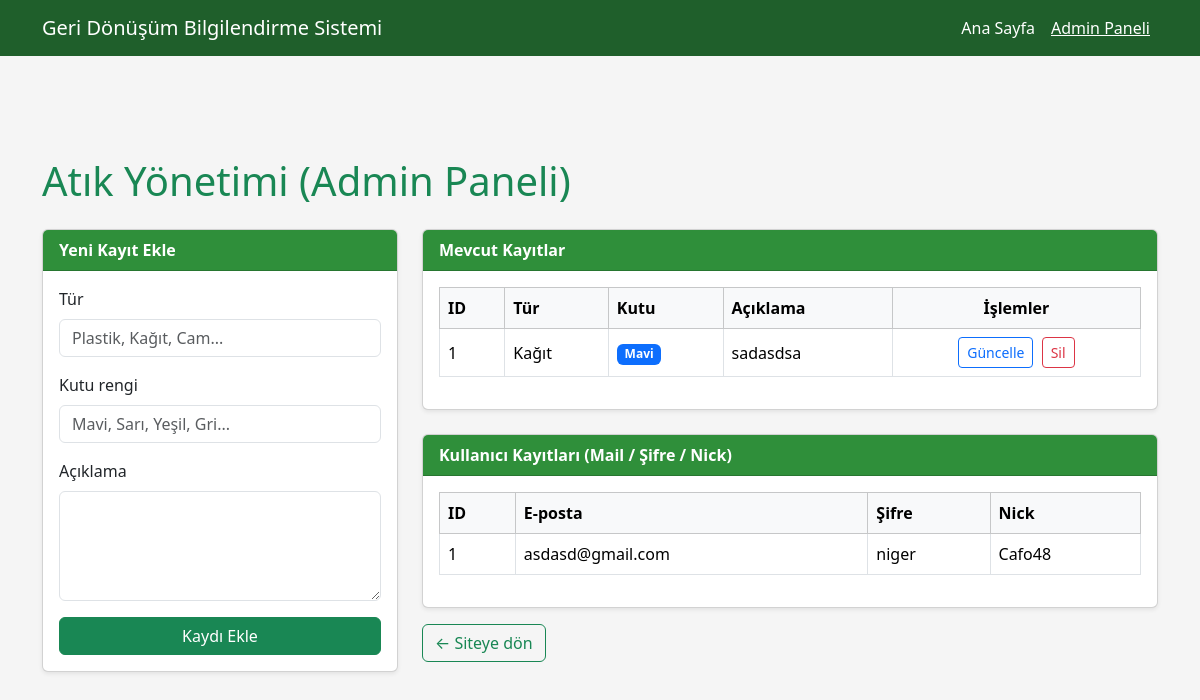
The page /admin on the database its author committed.
### app.py (models this page shows, shortened)
class Atik(db.Model):
    id = db.Column(db.Integer, primary_key=True)
    tur = db.Column(db.String(50), nullable=False)
    aciklama = db.Column(db.Text, nullable=False)
    kutu_rengi = db.Column(db.String(20), nullable=False)

class User(db.Model):
    id = db.Column(db.Integer, primary_key=True)
    email = db.Column(db.String(120), unique=True, nullable=False)
    password = db.Column(db.String(120), nullable=False)
    nickname = db.Column(db.String(80), nullable=False)

### app.py (the view)
@app.route("/admin")
def admin():
    atiklar = Atik.query.all()
    users = User.query.all()
    return render_template("admin.html", atiklar=atiklar, users=users)

### templates/admin.html (shortened to what this page needs)
<!DOCTYPE html>
<html lang="tr">
<head>
    <link
        href="https://cdn.jsdelivr.net/npm/bootstrap@5.3.3/dist/css/bootstrap.min.css"
        rel="stylesheet"
    >
</head>
<body>
<div class="top-banner">
</div>
<nav class="navbar navbar-expand-lg navbar-custom fixed-top">
    <div class="container">
        <a class="navbar-brand" href="{{ url_for('index') }}">Geri Dönüşüm Bilgilendirme Sistemi</a>
        <div class="collapse navbar-collapse" id="navAdmin">
            <ul class="navbar-nav ms-auto">
                <li class="nav-item">
                    <a class="nav-link" href="{{ url_for('index') }}">Ana Sayfa</a>
                </li>
                <li class="nav-item">
                    <a class="nav-link active" aria-current="page" href="{{ url_for('admin') }}">Admin Paneli</a>
                </li>
            </ul>
        </div>
    </div>
</nav>
<div class="container page-title">
    <h1 class="mb-4 text-success">Atık Yönetimi (Admin Paneli)</h1>
    <div class="row g-4">
        <div class="col-lg-4">
            <div class="card shadow-sm">
                <div class="card-header">
                    Yeni Kayıt Ekle
                </div>
                <div class="card-body">
                    <form action="{{ url_for('ekle') }}" method="post">
                        <div class="mb-3">
                            <label class="form-label">Tür</label>
                            <input type="text" class="form-control" name="tur"
                                   placeholder="Plastik, Kağıt, Cam..." required>
                        </div>
                        <div class="mb-3">
                            <label class="form-label">Kutu rengi</label>
                            <input type="text" class="form-control" name="kutu_rengi"
                                   placeholder="Mavi, Sarı, Yeşil, Gri..." required>
                        </div>
                        <div class="mb-3">
                            <label class="form-label">Açıklama</label>
                            <textarea class="form-control" name="aciklama" rows="4" required></textarea>
                        </div>
                        <button type="submit" class="btn btn-success w-100">Kaydı Ekle</button>
                    </form>
                </div>
            </div>
        </div>
        <div class="col-lg-8">
            <div class="card shadow-sm">
                <div class="card-header">
                    Mevcut Kayıtlar
                </div>
                <div class="card-body">
                    {% if atiklar %}
                        <div class="table-responsive">
                            <table class="table table-bordered align-middle">
                                <thead class="table-light">
                                <tr>
                                    <th>ID</th>
                                    <th>Tür</th>
                                    <th>Kutu</th>
                                    <th>Açıklama</th>
                                    <th class="text-center">İşlemler</th>
                                </tr>
                                </thead>
                                <tbody>
                                {% for atik in atiklar %}
                                    <tr>
                                        <td>{{ atik.id }}</td>
                                        <td>{{ atik.tur }}</td>
                                        <td>
                                            {% if 'kağıt' in atik.tur|lower %}
                                                <span class="badge badge-kagit">Mavi</span>
                                            {% elif 'plastik' in atik.tur|lower %}
                                                <span class="badge badge-plastik">Sarı</span>
                                            {% elif 'cam' in atik.tur|lower %}
                                                <span class="badge badge-cam">Yeşil</span>
                                            {% elif 'metal' in atik.tur|lower %}
                                                <span class="badge badge-metal">Gri</span>
                                            {% else %}
                                                <span class="badge bg-secondary">{{ atik.kutu_rengi }}</span>
                                            {% endif %}
                                        </td>
                                        <td style="max-width: 260px;">{{ atik.aciklama }}</td>
                                        <td class="text-center">
                                            <a href="{{ url_for('guncelle_sayfa', atik_id=atik.id) }}"
                                               class="btn btn-sm btn-outline-primary me-1">Güncelle</a>
                                            <a href="{{ url_for('sil', atik_id=atik.id) }}"
                                               class="btn btn-sm btn-outline-danger"
                                               onclick="return confirm('Bu kaydı silmek istediğine emin misin?');">
                                                Sil
                                            </a>
                                        </td>
                                    </tr>
                                {% endfor %}
                                </tbody>
                            </table>
                        </div>
                    {% else %}
                        <p class="text-muted mb-0">Henüz kayıt eklenmemiş.</p>
                    {% endif %}
                </div>
            </div>
            <div class="card shadow-sm mt-4">
                <div class="card-header">
                    Kullanıcı Kayıtları (Mail / Şifre / Nick)
                </div>
                <div class="card-body">
                    {% if users %}
                        <div class="table-responsive">
                            <table class="table table-bordered align-middle">
                                <thead class="table-light">
                                <tr>
                                    <th>ID</th>
                                    <th>E-posta</th>
                                    <th>Şifre</th>
                                    <th>Nick</th>
                                </tr>
                                </thead>
                                <tbody>
                                {% for user in users %}
                                    <tr>
                                        <td>{{ user.id }}</td>
                                        <td>{{ user.email }}</td>
                                        <td>{{ user.password }}</td>
                                        <td>{{ user.nickname }}</td>
                                    </tr>
                                {% endfor %}
                                </tbody>
                            </table>
                        </div>
                    {% else %}
                        <p class="text-muted mb-0">Henüz kullanıcı kaydı yok.</p>
                    {% endif %}
                </div>
            </div>
            <div class="mt-3">
                <a href="{{ url_for('index') }}" class="btn btn-outline-success">
                    ← Siteye dön
                </a>
            </div>
        </div>
    </div>
</div>
</body>
</html>

### templates/admin.html (style rules this page uses)
body { background-color: #f5f5f5; }
.top-banner { background-color: #2f8f3a; color: #fff; padding: 8px 0; font-size: 14px; text-align: center; }
.navbar-custom { background-color: #1f5f2b; }
.navbar-custom .nav-link, .navbar-custom .navbar-brand { color: #fff !important; font-weight: 500; }
.navbar-custom .nav-link.active { text-decoration: underline; }
.page-title { margin-top: 120px; }
.card-header { background-color: #2f8f3a; color: #fff; font-weight: 600; }
.badge-kagit { background-color: #0d6efd; }

### rows shown on the page
Atik: id "1", tur "Kağıt", shows "Mavi", aciklama "sadasdsa"
User: id "1", email "asdasd@gmail.com", password "niger", nickname "Cafo48"
